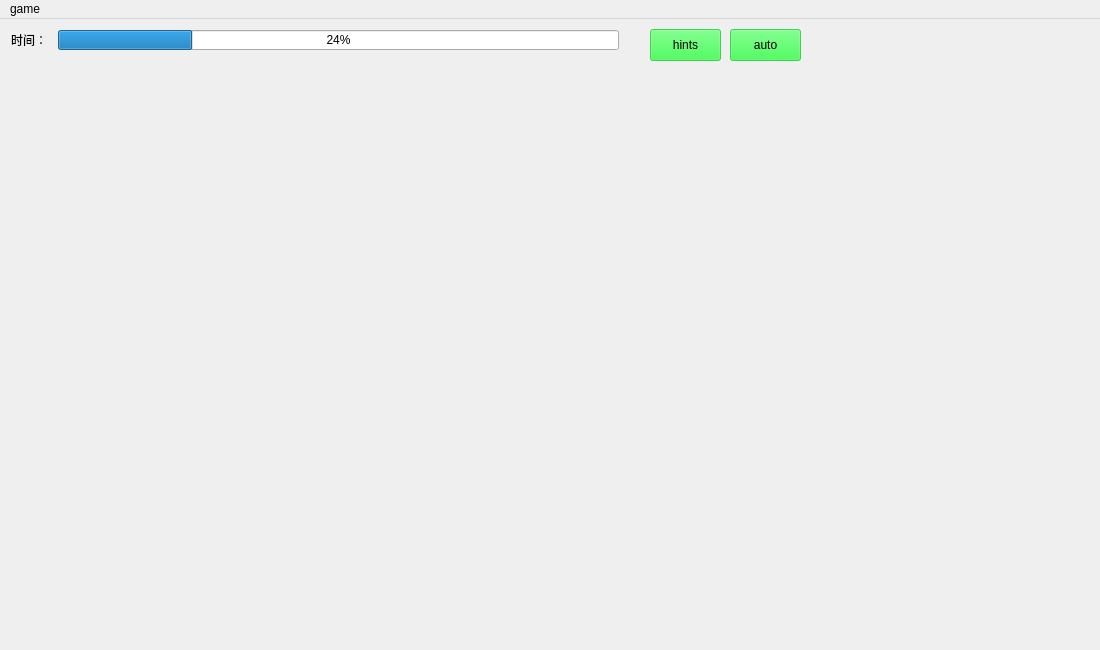
<?xml version="1.0" encoding="UTF-8"?>
<ui version="4.0">
 <class>MainGameWindow</class>
 <widget class="QMainWindow" name="MainGameWindow">
  <property name="geometry">
   <rect>
    <x>0</x>
    <y>0</y>
    <width>1100</width>
    <height>650</height>
   </rect>
  </property>
  <property name="windowTitle">
   <string>MainGameWindow</string>
  </property>
  <property name="styleSheet">
   <string notr="true">background-image: url(:/res/image/background/5.jpg);
</string>
  </property>
  <widget class="QWidget" name="centralWidget">
   <widget class="QProgressBar" name="timeBar">
    <property name="geometry">
     <rect>
      <x>58</x>
      <y>11</y>
      <width>561</width>
      <height>20</height>
     </rect>
    </property>
    <property name="value">
     <number>24</number>
    </property>
   </widget>
   <widget class="QLabel" name="label">
    <property name="geometry">
     <rect>
      <x>11</x>
      <y>11</y>
      <width>39</width>
      <height>19</height>
     </rect>
    </property>
    <property name="text">
     <string>时间：</string>
    </property>
   </widget>
   <widget class="QPushButton" name="hintBtn">
    <property name="geometry">
     <rect>
      <x>650</x>
      <y>10</y>
      <width>71</width>
      <height>32</height>
     </rect>
    </property>
    <property name="styleSheet">
     <string notr="true">background-color: rgba(11, 255, 36, 161);</string>
    </property>
    <property name="text">
     <string>hints</string>
    </property>
   </widget>
   <widget class="QPushButton" name="robot_btn">
    <property name="geometry">
     <rect>
      <x>730</x>
      <y>10</y>
      <width>71</width>
      <height>32</height>
     </rect>
    </property>
    <property name="styleSheet">
     <string notr="true">background-color: rgba(11, 255, 36, 161);</string>
    </property>
    <property name="text">
     <string>auto</string>
    </property>
   </widget>
  </widget>
  <widget class="QMenuBar" name="menuBar">
   <property name="geometry">
    <rect>
     <x>0</x>
     <y>0</y>
     <width>1100</width>
     <height>28</height>
    </rect>
   </property>
   <widget class="QMenu" name="menuGame">
    <property name="title">
     <string>game</string>
    </property>
    <addaction name="actionBasic"/>
    <addaction name="actionMedium"/>
    <addaction name="actionHard"/>
   </widget>
   <addaction name="menuGame"/>
  </widget>
  <action name="actionBasic">
   <property name="text">
    <string>basic</string>
   </property>
  </action>
  <action name="actionMedium">
   <property name="text">
    <string>medium</string>
   </property>
  </action>
  <action name="actionHard">
   <property name="text">
    <string>hard</string>
   </property>
  </action>
 </widget>
 <layoutdefault spacing="6" margin="11"/>
 <resources/>
 <connections/>
</ui>
